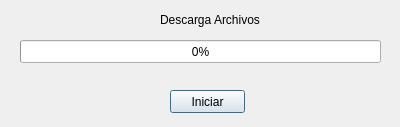
<?xml version="1.0" encoding="UTF-8"?>
<ui version="4.0">
 <class>GestorDescargasDialog</class>
 <widget class="QDialog" name="GestorDescargasDialog">
  <property name="geometry">
   <rect>
    <x>0</x>
    <y>0</y>
    <width>400</width>
    <height>127</height>
   </rect>
  </property>
  <property name="windowTitle">
   <string>Gestor Descarga</string>
  </property>
  <widget class="QLabel" name="lbl_descarga_archivos">
   <property name="geometry">
    <rect>
     <x>160</x>
     <y>10</y>
     <width>101</width>
     <height>20</height>
    </rect>
   </property>
   <property name="text">
    <string>Descarga Archivos</string>
   </property>
  </widget>
  <widget class="QProgressBar" name="pgb_descarga_archivos">
   <property name="geometry">
    <rect>
     <x>20</x>
     <y>40</y>
     <width>361</width>
     <height>23</height>
    </rect>
   </property>
   <property name="value">
    <number>0</number>
   </property>
  </widget>
  <widget class="QPushButton" name="btn_iniciar_descarga">
   <property name="geometry">
    <rect>
     <x>170</x>
     <y>90</y>
     <width>75</width>
     <height>23</height>
    </rect>
   </property>
   <property name="text">
    <string>Iniciar</string>
   </property>
  </widget>
 </widget>
 <resources/>
 <connections/>
</ui>
